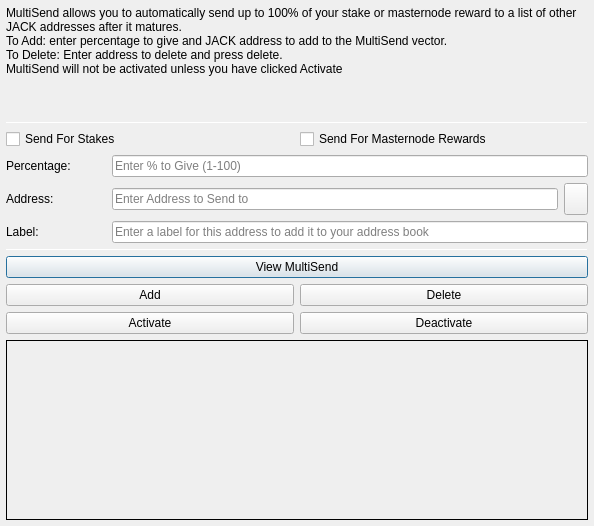
<?xml version="1.0" encoding="UTF-8"?>
<ui version="4.0">
 <class>MultiSendDialog</class>
 <widget class="QDialog" name="MultiSendDialog">
  <property name="windowModality">
   <enum>Qt::NonModal</enum>
  </property>
  <property name="geometry">
   <rect>
    <x>0</x>
    <y>0</y>
    <width>594</width>
    <height>526</height>
   </rect>
  </property>
  <property name="windowTitle">
   <string>MultiSend</string>
  </property>
  <layout class="QVBoxLayout" name="verticalLayout" stretch="0">
   <property name="margin">
    <number>6</number>
   </property>
   <item>
    <layout class="QVBoxLayout" name="verticalLayout_Main" stretch="1,1,1,0,1,1,1">
     <item>
      <widget class="QLabel" name="label_2">
       <property name="lineWidth">
        <number>1</number>
       </property>
       <property name="text">
        <string>MultiSend allows you to automatically send up to 100% of your stake or masternode reward to a list of other JACK addresses after it matures.
To Add: enter percentage to give and JACK address to add to the MultiSend vector.
To Delete: Enter address to delete and press delete.
MultiSend will not be activated unless you have clicked Activate</string>
       </property>
       <property name="alignment">
        <set>Qt::AlignLeading|Qt::AlignLeft|Qt::AlignTop</set>
       </property>
       <property name="wordWrap">
        <bool>true</bool>
       </property>
      </widget>
     </item>
     <item>
      <widget class="Line" name="line">
       <property name="minimumSize">
        <size>
         <width>0</width>
         <height>1</height>
        </size>
       </property>
       <property name="maximumSize">
        <size>
         <width>16777215</width>
         <height>1</height>
        </size>
       </property>
       <property name="orientation">
        <enum>Qt::Horizontal</enum>
       </property>
      </widget>
     </item>
     <item>
      <layout class="QVBoxLayout" name="verticalLayout_Settings">
       <item>
        <layout class="QHBoxLayout" name="horizontalLayout">
         <item>
          <widget class="QCheckBox" name="multiSendStakeCheckBox">
           <property name="text">
            <string>Send For Stakes</string>
           </property>
          </widget>
         </item>
         <item>
          <widget class="QCheckBox" name="multiSendMasternodeCheckBox">
           <property name="text">
            <string>Send For Masternode Rewards</string>
           </property>
          </widget>
         </item>
        </layout>
       </item>
       <item>
        <layout class="QHBoxLayout" name="horizontalLayout_6">
         <item>
          <widget class="QLabel" name="label">
           <property name="minimumSize">
            <size>
             <width>100</width>
             <height>0</height>
            </size>
           </property>
           <property name="toolTip">
            <string>Percentage of stake to send</string>
           </property>
           <property name="text">
            <string>Percentage:</string>
           </property>
          </widget>
         </item>
         <item>
          <widget class="QLineEdit" name="multiSendPercentEdit">
           <property name="toolTip">
            <string>Enter whole numbers 1 - 100</string>
           </property>
           <property name="placeholderText">
            <string>Enter % to Give (1-100)</string>
           </property>
          </widget>
         </item>
        </layout>
       </item>
       <item>
        <layout class="QHBoxLayout" name="horizontalLayout_7">
         <item>
          <widget class="QLabel" name="label_5">
           <property name="minimumSize">
            <size>
             <width>100</width>
             <height>0</height>
            </size>
           </property>
           <property name="toolTip">
            <string>Address to send portion of stake to</string>
           </property>
           <property name="text">
            <string>Address:</string>
           </property>
          </widget>
         </item>
         <item>
          <widget class="QLineEdit" name="multiSendAddressEdit">
           <property name="toolTip">
            <string/>
           </property>
           <property name="placeholderText">
            <string>Enter Address to Send to</string>
           </property>
          </widget>
         </item>
         <item>
          <widget class="QToolButton" name="addressBookButton">
           <property name="maximumSize">
            <size>
             <width>16777215</width>
             <height>32</height>
            </size>
           </property>
           <property name="toolTip">
            <string>Choose an address from the address book</string>
           </property>
           <property name="text">
            <string/>
           </property>
           <property name="icon">
            <iconset resource="../jack.qrc">
             <normaloff>:/icons/address-book</normaloff>:/icons/address-book</iconset>
           </property>
           <property name="shortcut">
            <string>Alt+A</string>
           </property>
          </widget>
         </item>
        </layout>
       </item>
      </layout>
     </item>
     <item>
      <layout class="QHBoxLayout" name="horizontalLayout_3">
       <item>
        <widget class="QLabel" name="label_3">
         <property name="minimumSize">
          <size>
           <width>100</width>
           <height>0</height>
          </size>
         </property>
         <property name="text">
          <string>Label:</string>
         </property>
        </widget>
       </item>
       <item>
        <widget class="QLineEdit" name="labelAddressLabelEdit">
         <property name="placeholderText">
          <string>Enter a label for this address to add it to your address book</string>
         </property>
        </widget>
       </item>
      </layout>
     </item>
     <item>
      <widget class="Line" name="line_2">
       <property name="minimumSize">
        <size>
         <width>0</width>
         <height>1</height>
        </size>
       </property>
       <property name="maximumSize">
        <size>
         <width>16777215</width>
         <height>1</height>
        </size>
       </property>
       <property name="orientation">
        <enum>Qt::Horizontal</enum>
       </property>
      </widget>
     </item>
     <item>
      <layout class="QVBoxLayout" name="verticalLayout_Buttons">
       <item>
        <layout class="QHBoxLayout" name="horizontalLayout_4">
         <item>
          <widget class="QPushButton" name="viewButton">
           <property name="toolTip">
            <string/>
           </property>
           <property name="statusTip">
            <string>View MultiSend Vector</string>
           </property>
           <property name="text">
            <string>View MultiSend</string>
           </property>
          </widget>
         </item>
        </layout>
       </item>
       <item>
        <layout class="QHBoxLayout" name="horizontalLayout_2">
         <item>
          <widget class="QPushButton" name="addButton">
           <property name="toolTip">
            <string/>
           </property>
           <property name="statusTip">
            <string>Add to MultiSend Vector</string>
           </property>
           <property name="text">
            <string>Add</string>
           </property>
          </widget>
         </item>
         <item>
          <widget class="QPushButton" name="deleteButton">
           <property name="toolTip">
            <string/>
           </property>
           <property name="statusTip">
            <string>Delete Address From MultiSend Vector</string>
           </property>
           <property name="text">
            <string>Delete</string>
           </property>
          </widget>
         </item>
        </layout>
       </item>
       <item>
        <layout class="QHBoxLayout" name="horizontalLayout_5">
         <item>
          <widget class="QPushButton" name="activateButton">
           <property name="statusTip">
            <string>Activate MultiSend</string>
           </property>
           <property name="text">
            <string>Activate</string>
           </property>
          </widget>
         </item>
         <item>
          <widget class="QPushButton" name="disableButton">
           <property name="statusTip">
            <string>Deactivate MultiSend</string>
           </property>
           <property name="text">
            <string>Deactivate</string>
           </property>
          </widget>
         </item>
        </layout>
       </item>
      </layout>
     </item>
     <item>
      <widget class="QLabel" name="message">
       <property name="minimumSize">
        <size>
         <width>0</width>
         <height>180</height>
        </size>
       </property>
       <property name="frameShape">
        <enum>QFrame::Panel</enum>
       </property>
       <property name="frameShadow">
        <enum>QFrame::Plain</enum>
       </property>
       <property name="lineWidth">
        <number>1</number>
       </property>
       <property name="midLineWidth">
        <number>1</number>
       </property>
       <property name="text">
        <string/>
       </property>
       <property name="alignment">
        <set>Qt::AlignLeading|Qt::AlignLeft|Qt::AlignTop</set>
       </property>
       <property name="wordWrap">
        <bool>true</bool>
       </property>
      </widget>
     </item>
    </layout>
   </item>
  </layout>
 </widget>
 <resources>
  <include location="../jack.qrc"/>
 </resources>
 <connections/>
</ui>
